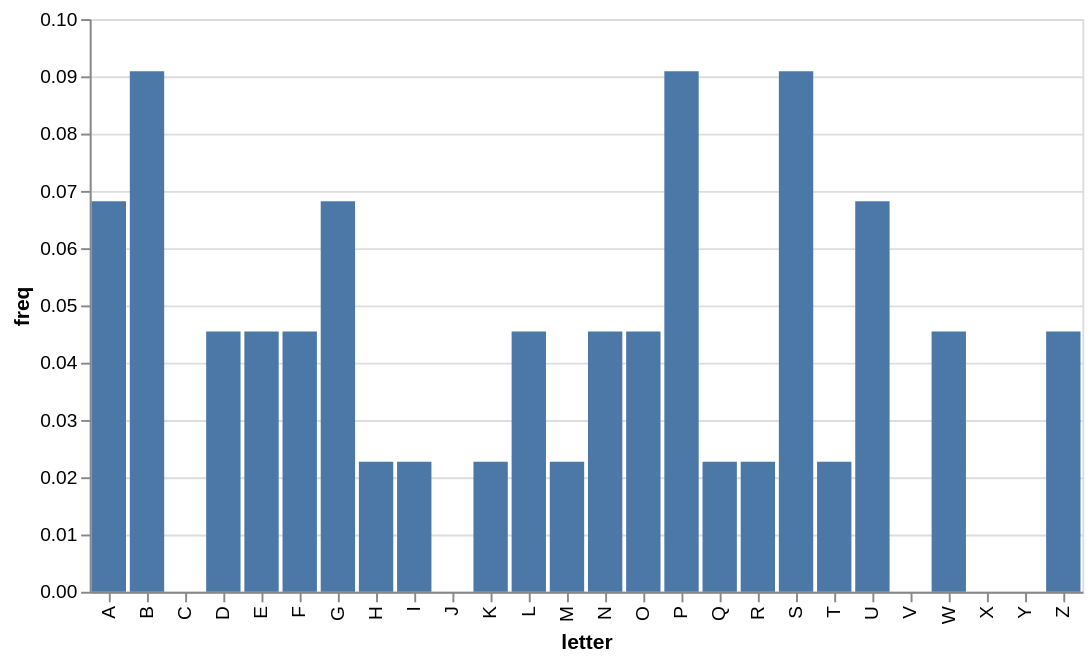

Notebook source saved alongside this figure:
### Markdown cell above
Now let's look at a frequency chart of just the first 44 characters.

### Code cell
freq_chart(t2[:44])

### Figure 1 — Vega-Lite specification as saved in the notebook (floating-point values rounded to 4 significant figures)
{"config": {"view": {"continuousWidth": 300, "continuousHeight": 300}}, "data": {"name": "data-ce300b4ff0be5e16911ac33f25a39ee1"}, "mark": {"type": "bar"}, "encoding": {"tooltip": [{"field": "letter", "type": "nominal"}, {"field": "freq", "type": "quantitative"}], "x": {"field": "letter", "scale": {"domain": ["A", "B", "C", "D", "E", "F", "G", "H", "I", "J", "K", "L", "M", "N", "O", "P", "Q", "R", "S", "T", "U", "V", "W", "X", "Y", "Z"]}, "type": "nominal"}, "y": {"field": "freq", "type": "quantitative"}}, "$schema": "https://vega.github.io/schema/vega-lite/v5.8.0.json", "datasets": {"data-ce300b4ff0be5e16911ac33f25a39ee1": [{"letter": "A", "freq": 0.06818}, {"letter": "B", "freq": 0.09091}, {"letter": "C", "freq": 0.0}, {"letter": "D", "freq": 0.04545}, {"letter": "E", "freq": 0.04545}, {"letter": "F", "freq": 0.04545}, {"letter": "G", "freq": 0.06818}, {"letter": "H", "freq": 0.02273}, {"letter": "I", "freq": 0.02273}, {"letter": "J", "freq": 0.0}, {"letter": "K", "freq": 0.02273}, {"letter": "L", "freq": 0.04545}, {"letter": "M", "freq": 0.02273}, {"letter": "N", "freq": 0.04545}, {"letter": "O", "freq": 0.04545}, {"letter": "P", "freq": 0.09091}, {"letter": "Q", "freq": 0.02273}, {"letter": "R", "freq": 0.02273}, {"letter": "S", "freq": 0.09091}, {"letter": "T", "freq": 0.02273}, {"letter": "U", "freq": 0.06818}, {"letter": "V", "freq": 0.0}, {"letter": "W", "freq": 0.04545}, {"letter": "X", "freq": 0.0}, {"letter": "Y", "freq": 0.0}, {"letter": "Z", "freq": 0.04545}]}}
